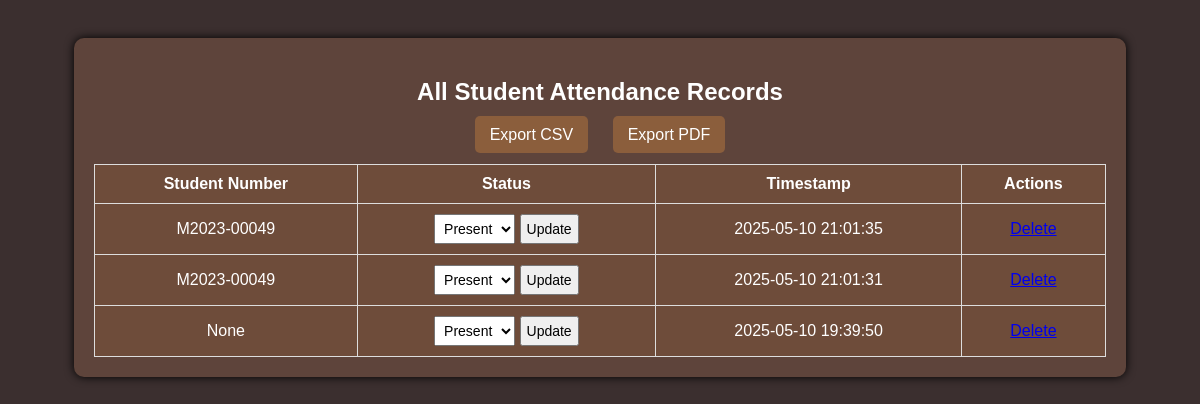
Page /admin/attendance (signed in) on the committed database.
### tables this page shows
CREATE TABLE attendance (
                            id INTEGER PRIMARY KEY AUTOINCREMENT,
                            student_number TEXT,
                            status TEXT,
                            timestamp TEXT);

### app.py (the view)
@app.route('/admin/attendance', methods=['GET', 'POST'])
def admin_attendance():
    if session.get('role') != 'admin':
        return redirect('/')
    with sqlite3.connect(DB_NAME) as conn:
        cursor = conn.cursor()
        cursor.execute("SELECT id, student_number, status, timestamp FROM attendance ORDER BY timestamp DESC")
        records = cursor.fetchall()
    return render_template('admin_attendance.html', records=records)

### templates/admin_attendance.html (shortened to what this page needs)
<!DOCTYPE html>
<html>
<head>
</head>
<body>
    <div class="container">
        <h2>All Student Attendance Records</h2>
        <div class="export-links">
            <a href="{{ url_for('export_admin_attendance', filetype='csv') }}">Export CSV</a>
            <a href="{{ url_for('export_admin_attendance', filetype='pdf') }}">Export PDF</a>
        </div>
        <table>
            <tr>
                <th>Student Number</th>
                <th>Status</th>
                <th>Timestamp</th>
                <th>Actions</th>
            </tr>
            {% for id, student_number, status, timestamp in records %}
            <tr>
                <td>{{ student_number }}</td>
                <td>
                    <form method="POST" action="{{ url_for('edit_attendance', record_id=id) }}">
                        <select name="status">
                            <option value="Present" {% if status == 'Present' %}selected{% endif %}>Present</option>
                        </select>
                        <button type="submit">Update</button>
                    </form>
                </td>
                <td>{{ timestamp }}</td>
                <td>
                    <a href="{{ url_for('delete_attendance', record_id=id) }}" onclick="return confirm('Delete this record?')">Delete</a>
                </td>
            </tr>
            {% endfor %}
        </table>
    </div>
</body>
</html>

### templates/admin_attendance.html (style rules this page uses)
body { background-color: #3b2f2f; font-family: Arial, sans-serif; color: white; padding: 30px; text-align: center; }
.container { background-color: #5e443b; padding: 20px; border-radius: 10px; margin: auto; width: 90%; box-shadow: 0px 0px 10px black; }
table { width: 100%; margin-top: 20px; border-collapse: collapse; background-color: #6e4c3a; }
th, td { padding: 10px; border: 1px solid #ddd; color: white; }
select, button { padding: 5px; font-size: 14px; }
.export-links a { margin: 10px; padding: 10px 15px; background-color: #8b5e3c; color: white; text-decoration: none; border-radius: 5px; }

### rows in the picture
attendance: student_number "M2023-00049", status "Present", timestamp "2025-05-10 21:01:35"
attendance: student_number "M2023-00049", status "Present", timestamp "2025-05-10 21:01:31"
attendance: student_number "None", status "Present", timestamp "2025-05-10 19:39:50"
